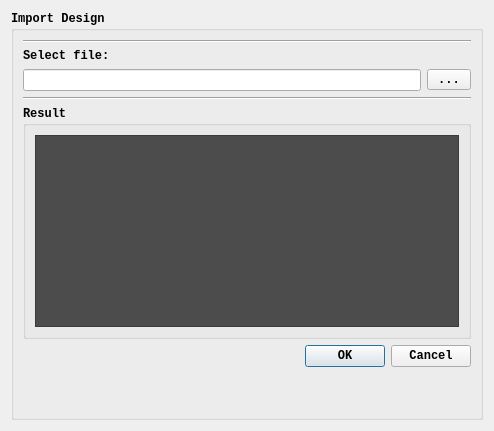
<?xml version="1.0" encoding="UTF-8"?>
<ui version="4.0">
 <class>ImportBlocksDialog</class>
 <widget class="QDialog" name="ImportBlocksDialog">
  <property name="geometry">
   <rect>
    <x>0</x>
    <y>0</y>
    <width>494</width>
    <height>431</height>
   </rect>
  </property>
  <property name="sizePolicy">
   <sizepolicy hsizetype="Preferred" vsizetype="Preferred">
    <horstretch>0</horstretch>
    <verstretch>0</verstretch>
   </sizepolicy>
  </property>
  <property name="minimumSize">
   <size>
    <width>0</width>
    <height>0</height>
   </size>
  </property>
  <property name="maximumSize">
   <size>
    <width>1000</width>
    <height>800</height>
   </size>
  </property>
  <property name="windowTitle">
   <string>Import Dialog</string>
  </property>
  <layout class="QGridLayout" name="gridLayout_3">
   <item row="0" column="0">
    <widget class="QGroupBox" name="groupBox">
     <property name="font">
      <font>
       <family>Courier New</family>
       <weight>75</weight>
       <bold>true</bold>
      </font>
     </property>
     <property name="title">
      <string>Import Design</string>
     </property>
     <layout class="QGridLayout" name="gridLayout_2">
      <item row="0" column="0">
       <layout class="QGridLayout" name="gridLayout_12">
        <item row="1" column="0">
         <widget class="QLabel" name="portLabel">
          <property name="font">
           <font>
            <family>Courier New</family>
           </font>
          </property>
          <property name="text">
           <string>Select file:</string>
          </property>
          <property name="alignment">
           <set>Qt::AlignLeading|Qt::AlignLeft|Qt::AlignVCenter</set>
          </property>
         </widget>
        </item>
        <item row="2" column="0" colspan="3">
         <widget class="QLineEdit" name="fileNameLineEdit"/>
        </item>
        <item row="4" column="0" colspan="4">
         <widget class="QGroupBox" name="groupBox_2">
          <property name="title">
           <string>Result</string>
          </property>
          <layout class="QGridLayout" name="gridLayout">
           <item row="0" column="0">
            <widget class="QTextEdit" name="messageTextEdit">
             <property name="autoFillBackground">
              <bool>true</bool>
             </property>
             <property name="styleSheet">
              <string notr="true">background: rgb(76, 76, 76)</string>
             </property>
            </widget>
           </item>
          </layout>
         </widget>
        </item>
        <item row="7" column="1">
         <spacer name="verticalSpacer">
          <property name="orientation">
           <enum>Qt::Vertical</enum>
          </property>
          <property name="sizeHint" stdset="0">
           <size>
            <width>20</width>
            <height>10</height>
           </size>
          </property>
         </spacer>
        </item>
        <item row="2" column="3">
         <widget class="QToolButton" name="selectFileToolButton">
          <property name="text">
           <string>...</string>
          </property>
         </widget>
        </item>
        <item row="5" column="0" colspan="4">
         <widget class="QDialogButtonBox" name="buttonBox">
          <property name="orientation">
           <enum>Qt::Horizontal</enum>
          </property>
          <property name="standardButtons">
           <set>QDialogButtonBox::Cancel|QDialogButtonBox::Ok</set>
          </property>
         </widget>
        </item>
        <item row="0" column="0" colspan="4">
         <widget class="Line" name="line">
          <property name="orientation">
           <enum>Qt::Horizontal</enum>
          </property>
         </widget>
        </item>
        <item row="3" column="0" colspan="4">
         <widget class="Line" name="line_2">
          <property name="orientation">
           <enum>Qt::Horizontal</enum>
          </property>
         </widget>
        </item>
       </layout>
      </item>
     </layout>
    </widget>
   </item>
  </layout>
 </widget>
 <resources/>
 <connections>
  <connection>
   <sender>buttonBox</sender>
   <signal>accepted()</signal>
   <receiver>ImportBlocksDialog</receiver>
   <slot>accept()</slot>
   <hints>
    <hint type="sourcelabel">
     <x>248</x>
     <y>254</y>
    </hint>
    <hint type="destinationlabel">
     <x>157</x>
     <y>274</y>
    </hint>
   </hints>
  </connection>
  <connection>
   <sender>buttonBox</sender>
   <signal>rejected()</signal>
   <receiver>ImportBlocksDialog</receiver>
   <slot>reject()</slot>
   <hints>
    <hint type="sourcelabel">
     <x>316</x>
     <y>260</y>
    </hint>
    <hint type="destinationlabel">
     <x>286</x>
     <y>274</y>
    </hint>
   </hints>
  </connection>
 </connections>
</ui>
